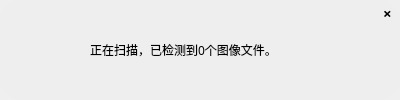
<?xml version="1.0" encoding="UTF-8"?>
<ui version="4.0">
 <class>Form</class>
 <widget class="QWidget" name="Form">
  <property name="geometry">
   <rect>
    <x>0</x>
    <y>0</y>
    <width>400</width>
    <height>100</height>
   </rect>
  </property>
  <property name="minimumSize">
   <size>
    <width>400</width>
    <height>100</height>
   </size>
  </property>
  <property name="maximumSize">
   <size>
    <width>400</width>
    <height>100</height>
   </size>
  </property>
  <property name="windowTitle">
   <string>Form</string>
  </property>
  <property name="styleSheet">
   <string notr="true"/>
  </property>
  <widget class="QWidget" name="widget_1" native="true">
   <property name="geometry">
    <rect>
     <x>0</x>
     <y>0</y>
     <width>400</width>
     <height>100</height>
    </rect>
   </property>
   <property name="minimumSize">
    <size>
     <width>0</width>
     <height>0</height>
    </size>
   </property>
   <property name="maximumSize">
    <size>
     <width>16777215</width>
     <height>16777215</height>
    </size>
   </property>
   <property name="styleSheet">
    <string notr="true">background-color: rgb(238, 238, 238);
border-radius:20px;</string>
   </property>
   <widget class="QProgressBar" name="progressBar">
    <property name="geometry">
     <rect>
      <x>160</x>
      <y>70</y>
      <width>201</width>
      <height>8</height>
     </rect>
    </property>
    <property name="minimumSize">
     <size>
      <width>0</width>
      <height>8</height>
     </size>
    </property>
    <property name="maximumSize">
     <size>
      <width>16777215</width>
      <height>8</height>
     </size>
    </property>
    <property name="styleSheet">
     <string notr="true">QProgressBar {
	border:1px solid gray;
	border-radius:4px;
}
QProgressBar::chunk {
    background-color: qlineargradient(spread:pad, x1:0, y1:0, x2:1, y2:0, stop:0 rgba(10, 234, 216, 255), stop:1 rgba(72, 100, 234, 255));
}</string>
    </property>
    <property name="minimum">
     <number>0</number>
    </property>
    <property name="maximum">
     <number>100</number>
    </property>
    <property name="value">
     <number>0</number>
    </property>
    <property name="textVisible">
     <bool>false</bool>
    </property>
   </widget>
   <widget class="QLabel" name="label">
    <property name="geometry">
     <rect>
      <x>220</x>
      <y>20</y>
      <width>94</width>
      <height>20</height>
     </rect>
    </property>
    <property name="font">
     <font>
      <family>黑体</family>
      <pointsize>10</pointsize>
     </font>
    </property>
    <property name="text">
     <string>上传中...</string>
    </property>
    <property name="alignment">
     <set>Qt::AlignCenter</set>
    </property>
   </widget>
   <widget class="QLabel" name="label_6">
    <property name="geometry">
     <rect>
      <x>31</x>
      <y>20</y>
      <width>91</width>
      <height>61</height>
     </rect>
    </property>
    <property name="text">
     <string/>
    </property>
   </widget>
  </widget>
  <widget class="QWidget" name="widget_2" native="true">
   <property name="geometry">
    <rect>
     <x>0</x>
     <y>0</y>
     <width>400</width>
     <height>100</height>
    </rect>
   </property>
   <property name="styleSheet">
    <string notr="true">background-color: rgb(238, 238, 238);
border-radius:20px;</string>
   </property>
   <widget class="QLabel" name="label_2">
    <property name="geometry">
     <rect>
      <x>30</x>
      <y>30</y>
      <width>41</width>
      <height>41</height>
     </rect>
    </property>
    <property name="styleSheet">
     <string notr="true">border-image: url(:/icon/Document/Downloads/雷达扫描.png);
</string>
    </property>
    <property name="text">
     <string/>
    </property>
   </widget>
   <widget class="QLabel" name="label_3">
    <property name="geometry">
     <rect>
      <x>90</x>
      <y>35</y>
      <width>291</width>
      <height>30</height>
     </rect>
    </property>
    <property name="font">
     <font>
      <family>黑体</family>
     </font>
    </property>
    <property name="text">
     <string>图片上传完毕，10个成功，20个失败。</string>
    </property>
   </widget>
  </widget>
  <widget class="QWidget" name="widget_0" native="true">
   <property name="geometry">
    <rect>
     <x>0</x>
     <y>0</y>
     <width>400</width>
     <height>100</height>
    </rect>
   </property>
   <property name="styleSheet">
    <string notr="true">background-color: rgb(238, 238, 238);
border-radius:20px;</string>
   </property>
   <widget class="QLabel" name="label_7">
    <property name="geometry">
     <rect>
      <x>20</x>
      <y>16</y>
      <width>70</width>
      <height>70</height>
     </rect>
    </property>
    <property name="styleSheet">
     <string notr="true"/>
    </property>
    <property name="text">
     <string/>
    </property>
   </widget>
   <widget class="QLabel" name="label_8">
    <property name="geometry">
     <rect>
      <x>90</x>
      <y>35</y>
      <width>301</width>
      <height>30</height>
     </rect>
    </property>
    <property name="font">
     <font>
      <family>黑体</family>
     </font>
    </property>
    <property name="text">
     <string>正在扫描，已检测到0个图像文件。</string>
    </property>
   </widget>
  </widget>
  <widget class="QPushButton" name="btn">
   <property name="geometry">
    <rect>
     <x>375</x>
     <y>0</y>
     <width>25</width>
     <height>25</height>
    </rect>
   </property>
   <property name="font">
    <font>
     <family>黑体</family>
     <pointsize>11</pointsize>
     <weight>75</weight>
     <bold>true</bold>
    </font>
   </property>
   <property name="styleSheet">
    <string notr="true">QPushButton {
	background-color: rgb(238, 238, 238);
	color:black;
	border-top-right-radius:20px;
}
QPushButton:hover {
	background-color: red;
	color:white;
	border-top-right-radius:20px;
}</string>
   </property>
   <property name="text">
    <string>×</string>
   </property>
  </widget>
 </widget>
 <resources>
  <include location="resource.qrc"/>
 </resources>
 <connections/>
</ui>
